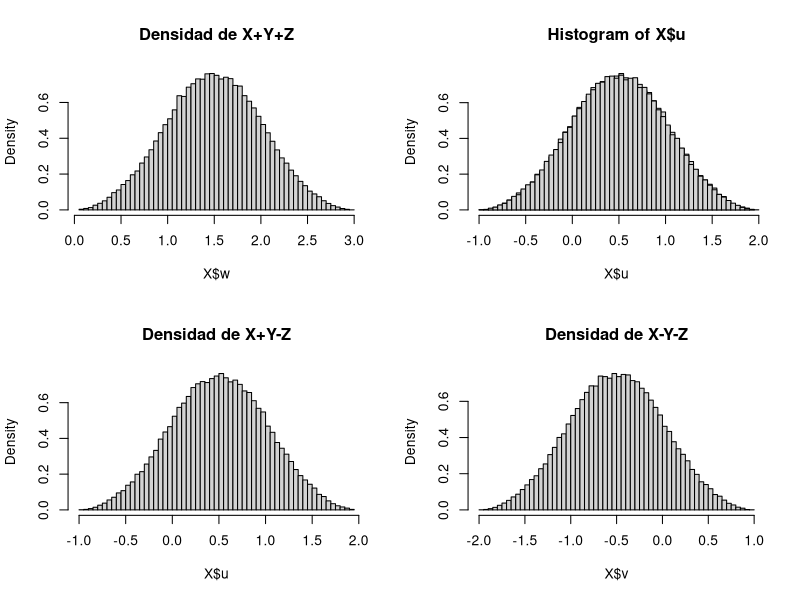
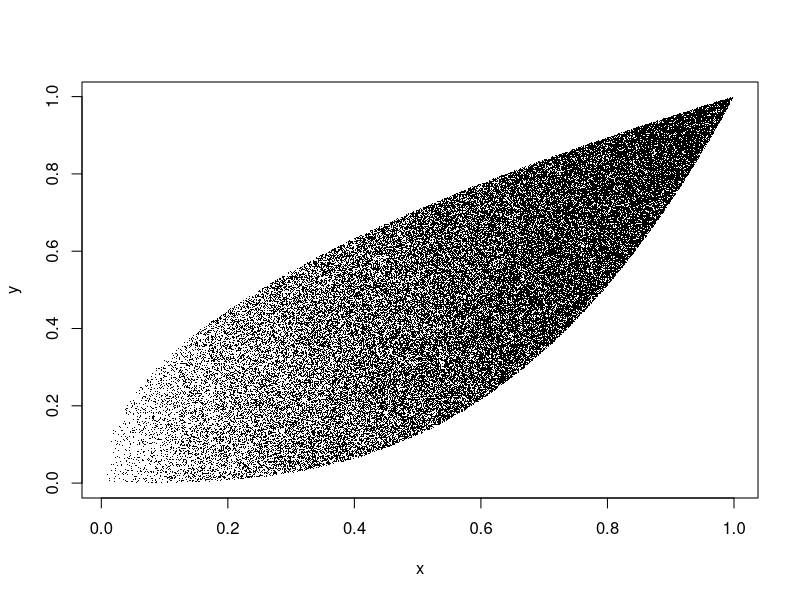
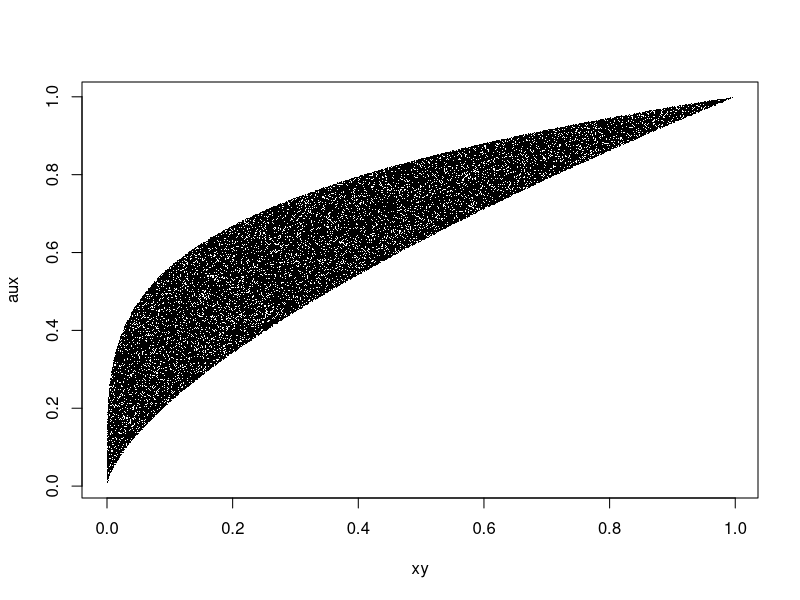
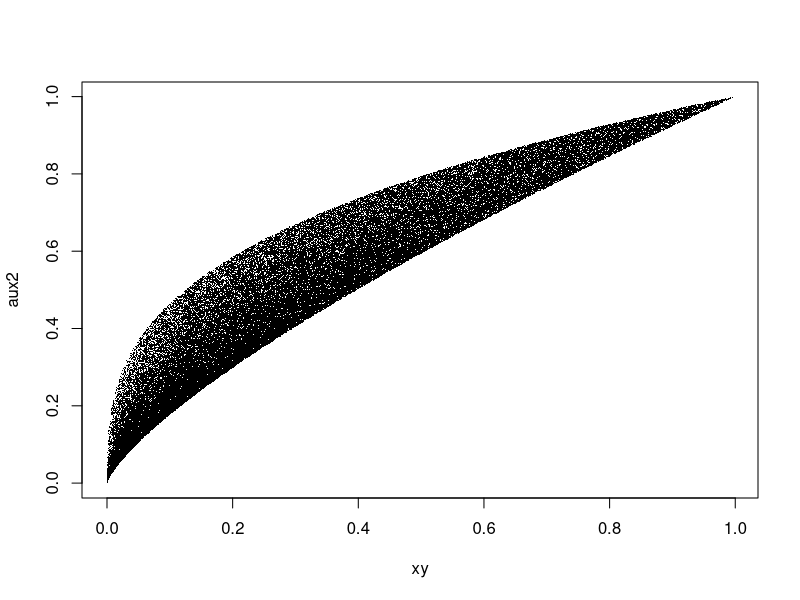
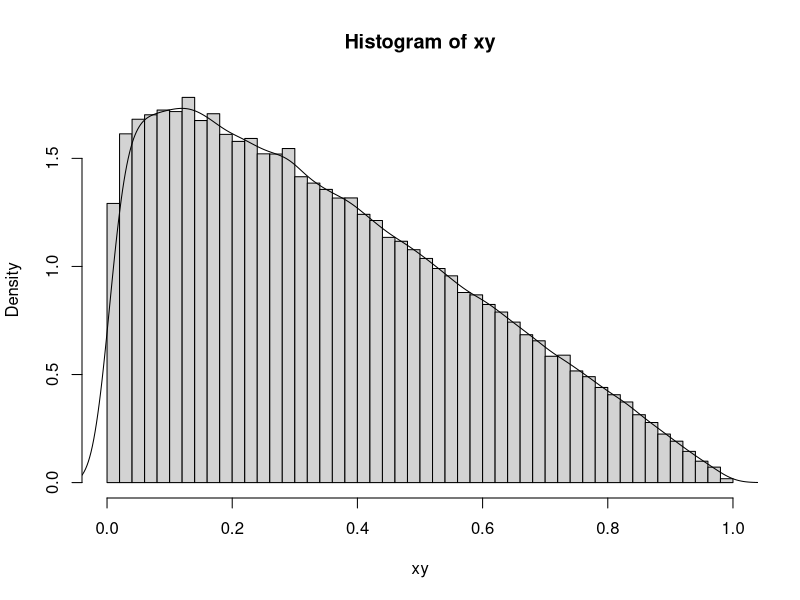
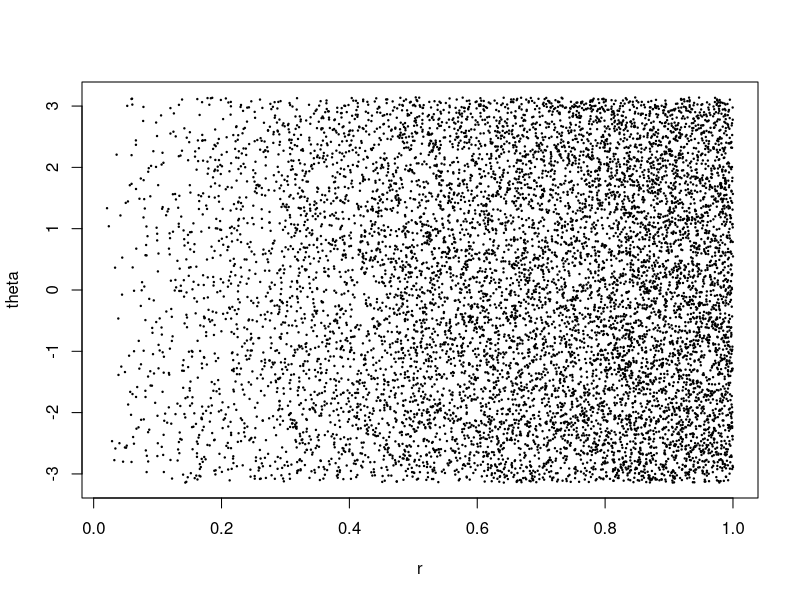
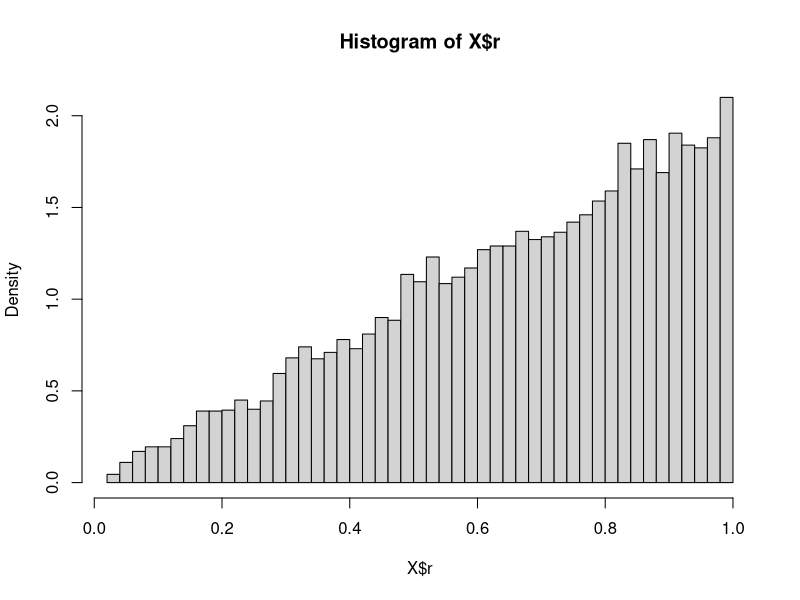
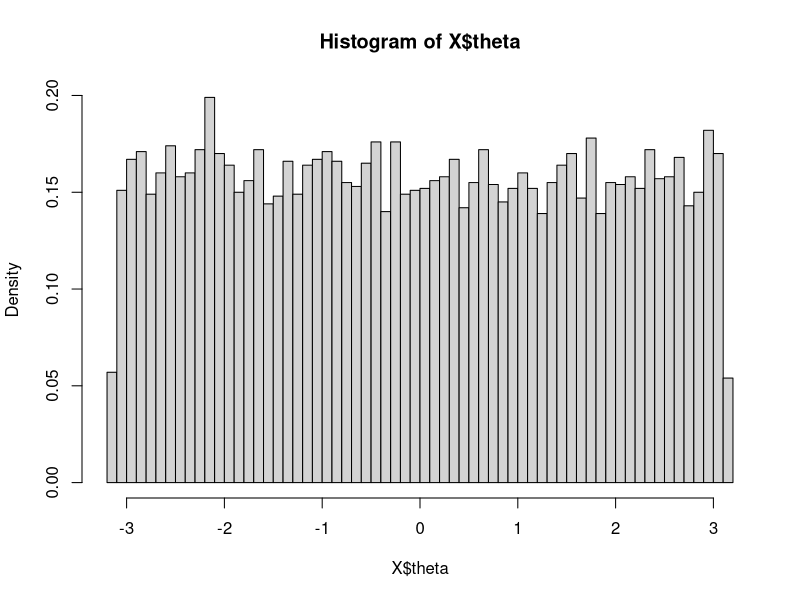

Source code (R) for these figures, in order:
# Ejercicio 1
simula1 <- function(n){
    x <- runif(n = n)
    y <- runif(n = n)
    z <- runif(n = n)
    return(
        data.frame(
            w = x + y + z,
            u = x + y - z,
            v = x - y - z
        )
    )
}

X <- simula1(1e5)
par(mfrow = c(2,2))
hist(X$w, freq = FALSE, breaks = 50, main = "Densidad de X+Y+Z")
#
hist(X$u, freq = FALSE, breaks = 50)
hist(-X$v, freq = FALSE, breaks = 50, add = TRUE)
#
hist(X$u, freq = FALSE, breaks = 50, main = "Densidad de X+Y-Z")
hist(X$v, freq = FALSE, breaks = 50, main = "Densidad de X-Y-Z")
# Parece ser que la densidad de X-Y-Z es igual que la densidad de
# -(X+Y-Z). ¿Por qué pasa esto? Tip: las variables X, Y y Z tienen
# la misma distribución


# Ejercicio 2
# Z = X*Y
# W = X <- auxiliar
# ∫f_{W, Z}(w, z) dw
# {0 < x^3(w, z) < y(w, z) < √x(w, z) < 1}
kaux <- function(x){ x*sqrt(x) - x^4 }
simula2x <- function(n){
    x <- numeric(n)
    for(i in 1:n){
        y <- runif(2)
        while(y[2] >= kaux(y[1]) / kaux((3/8)^(2/5)) ){
            y <- runif(2)
        }
        x[i] <- y[1]
    }
    return(x)
}
simula2 <- function(n){
    x <- simula2x(n = n)
    y <- runif(n = n, min = x^3, max = sqrt(x))
    return(
        data.frame(
            x = x,
            y = y
        )
    )
}

X <- simula2(n = 1e5)
dev.off()
plot(X, pch = '.')
xy <- X$x * X$y
aux <- X$x
plot(xy, aux, pch = '.')
aux2 <- X$y
plot(xy, aux2, pch = '.')
hist(xy, freq = FALSE, breaks = 50)
lines(density(xy))

# Ejercicio 3
simula_unif_disco <- function(n){
    X <- data.frame(x = numeric(n), y = numeric(n))
    for(i in 1:n){
        x <- runif(2, min = -1, max = 1)
        while(sum(x^2) >= 1){
            x <- runif(2, min = -1, max = 1)
        }
        X[i,] <- x
    }
    return(X)
}
simula3 <- function(n){
    X <- simula_unif_disco(n = n)
    R <- sqrt(rowSums(X^2))
    Theta <- atan2(X$y, X$x)
    return(
        data.frame(
            r = R,
            theta = Theta
        )
    )
}

X <- simula3(n = 1e4)
plot(X, pch = 20, cex = 0.3)
hist(X$r, freq = FALSE, breaks = 50)
hist(X$theta, freq = FALSE, breaks = 50)

# Ejercicio 4
simula4 <- function(n, lambda){
    y <- rgamma(n = n, shape = 2, rate = lambda)
    x <- runif(n = n, min = 0, max = y)
    return(
        data.frame(
            x = x,
            y = y
        )
    )
}

X <- simula4(n = 1e5, lambda = 9)
plot(X, pch = '.')
y1 <- X$y
y2 <- X$x / (X$y - X$x)
plot(y1, y2, pch = '.')
cor(y1, y2)
par(mfrow = c(2,2))
plot(y1, 1/(y2 + 1), pch = '.')
#plot.new()
hist(y1, freq = FALSE, breaks = 50)
hist(1/(y2+1), freq = FALSE, breaks = 50)

#abline(a = 1, b = -1, col = "red", lwd = 2)
#abline(a = 0, b = 0, col = "red", lwd = 2)

# Ejercicio 5
# X = √(R^2-W^2) * cos(2π theta)
# Y = √(R^2-W^2) * sen(2π theta)
# Z = W
# Obtenemos la densidad de (W, R, theta) y hay que marginalizar theta
simula_unif_esfera <- function(n){
    X <- data.frame(x = numeric(n), y = numeric(n), z = numeric(n))
    for(i in 1:n){
        x <- runif(3, min = -1, max = 1)
        while(sum(x^2) >= 1){
            x <- runif(3, min = -1, max = 1)
        }
        X[i,] <- x
    }
    return(X)
}
simula5 <- function(n){
    X <- simula_unif_esfera(n = n)
    R <- sqrt(rowSums(X^2))
    return(
        data.frame(
            r = R,
            z = X$z
        )
    )
}

X <- simula5(1e5)
plot(X, pch = '.')
abline(0, 1, col = "cyan")
abline(0, -1, col = "cyan")

# Ejercicio 7
simula7 <- function(n){
    u <- runif(n = n, min = 0, max = 2*pi)
    z <- rexp(n = 1, rate = 1)
    return(
        data.frame(
            x = sqrt(2*z) * cos(u),
            y = sqrt(2*z) * sin(u)
        )
    )
}

# Ejercicio 8
simula_unif_elipse <- function(n, a = 3, b = 2){
    X <- data.frame(x = numeric(n), y = numeric(n))
    for(i in 1:n){
        x <- runif(2, min = -c(a, b), max = c(a, b))
        while(sum((x / c(a, b))^2) >= 1){
            x <- runif(2, min = -c(a, b), max = c(a, b))
        }
        X[i,] <- x
    }
    return(X)
}
simula8 <- function(n, a = 3, b = 2){
    X <- simula_unif_elipse(n = n, a = a, b = b)
    R <- sapply(1:n, function(k) sqrt(sum( (X[k,] / c(a,b))^2 )) )
    Theta <- atan2(X$y/b, X$x/a)
    return(
        data.frame(
            r = R,
            theta = Theta
        )
    )
}

# Ejercicio 10
simula10 <- function(n, rho){
    u <- rnorm(n = n)
    v <- rnorm(n = n)
    z <- rho * u + sqrt(1-rho^2) * v
    return(data.frame(
        u = u,
        v = v,
        z = z
    ))
}

X <- simula10(1e5, rho = -1/2)
hist(X$z, freq = FALSE, breaks = 50)
plot(X$u, X$z, pch = '.', col = scales::alpha("black", 0.1))
